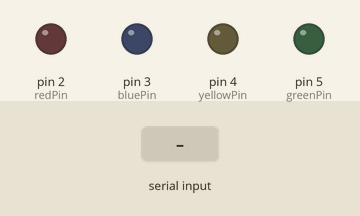
Bench run of a sketch on a simulated Arduino Uno, built with avr-gcc and run on an emulated ATmega328P. Shown: output pins drawn as LEDs (lit = HIGH). The test bench sets the inputs (shaded band).

Above: at 1.2 s.
1.3 s: byte 30 received over Serial
At 2.3 s:
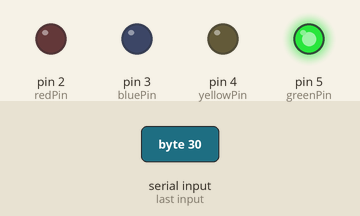
Timing chart, 0 to 4.3 s (numbered marks = the images above; inputs shaded):
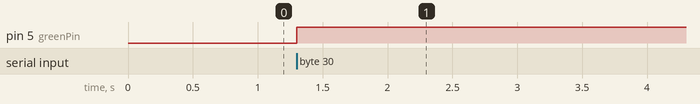

Measured:
- after the input at 1.3 s, pin 5 (greenPin): LOW → HIGH at once

The sketch:

wheel.ino
```cpp
const int redPin = 2;
const int yellowPin = 4;
const int bluePin = 3;
const int greenPin = 5;
int inByte = 0;
void setup() {
  // initialize the serial communication:
  Serial.begin(9600);
  // initialize the ledPin as an output:
  pinMode(redPin, OUTPUT);
  pinMode(yellowPin, OUTPUT);
  pinMode(greenPin, OUTPUT);
  pinMode(bluePin, OUTPUT);
}

void loop() {
  // check if data has been sent from the computer:
  if (Serial.available()>0) {
    inByte = Serial.read();
    if(inByte == redPin){
      digitalWrite(redPin,HIGH);
      digitalWrite(yellowPin,LOW);
      digitalWrite(bluePin,LOW);
      digitalWrite(greenPin,LOW);
    }
    else if(inByte == bluePin){
      digitalWrite(bluePin,HIGH);
      digitalWrite(redPin,LOW);
      digitalWrite(yellowPin,LOW);
      digitalWrite(greenPin,LOW);
      }
    else if(inByte == yellowPin){
      digitalWrite(yellowPin,HIGH);
      digitalWrite(redPin,LOW);
      digitalWrite(bluePin,LOW);
      digitalWrite(greenPin,LOW);
      }
     else{
      digitalWrite(greenPin,HIGH);
      digitalWrite(redPin,LOW);
      digitalWrite(bluePin,LOW);
      digitalWrite(yellowPin,LOW);
      };
  }
}
```
